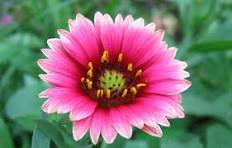
#> input picture image.jpg, 232 x 148 px
$ python EXP-14.py
#> lines starting #> are read from the running program, lines starting #| are printed output that depends on the picture

import cv2
import numpy as np

# Read the input image
img = cv2.imread("image.jpg")
#> img is the input picture: shape (148, 232, 3); mean B, G, R 112.5, 115.7, 128.6

if img is None:
    print("Error: Image not found!")
else:
    # Get image dimensions
    rows, cols = img.shape[:2]
#> rows = 148; cols = 232

    # Define four points in the original image
    pts1 = np.float32([
        [50, 50],
        [cols - 50, 50],
        [50, rows - 50],
        [cols - 50, rows - 50]
    ])

    # Define corresponding destination points
    pts2 = np.float32([
        [0, 0],
        [cols - 1, 0],
        [0, rows - 1],
        [cols - 1, rows - 1]
    ])
#> pts2 = [[0, 0], [231, 0], [0, 147], [231, 147]]

    # Calculate perspective transformation matrix
    M = cv2.getPerspectiveTransform(pts1, pts2)

    # Apply perspective transformation
    transformed = cv2.warpPerspective(img, M, (cols, rows))
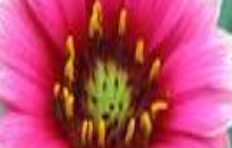
#> transformed: shape (148, 232, 3); mean B, G, R 102.6, 71.6, 187.2

    # Display original and transformed images
    cv2.imshow("Original Image", img)
    cv2.imshow("Perspective Transformed Image", transformed)

    # Save the transformed image
    cv2.imwrite("perspective_transformed.jpg", transformed)

    cv2.waitKey(0)
    cv2.destroyAllWindows()
